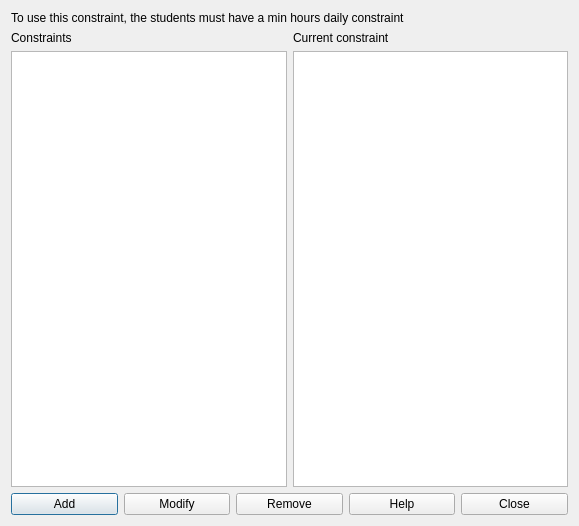
<?xml version="1.0" encoding="UTF-8"?>
<ui version="4.0">
 <class>ConstraintStudentsMinHoursPerMorningForm_template</class>
 <widget class="QDialog" name="ConstraintStudentsMinHoursPerMorningForm_template">
  <property name="geometry">
   <rect>
    <x>0</x>
    <y>0</y>
    <width>579</width>
    <height>526</height>
   </rect>
  </property>
  <property name="windowTitle">
   <string extracomment="This is the title of the dialog to see the list of all constraints of this type">Constraints students min hours per morning</string>
  </property>
  <layout class="QGridLayout" name="gridLayout">
   <item row="1" column="1">
    <layout class="QVBoxLayout" name="verticalLayout_2">
     <item>
      <widget class="QLabel" name="currentConstraintTextLabel">
       <property name="text">
        <string>Current constraint</string>
       </property>
       <property name="wordWrap">
        <bool>false</bool>
       </property>
      </widget>
     </item>
     <item>
      <widget class="QPlainTextEdit" name="currentConstraintTextEdit"/>
     </item>
    </layout>
   </item>
   <item row="2" column="0" colspan="2">
    <layout class="QHBoxLayout" name="horizontalLayout">
     <item>
      <widget class="QPushButton" name="addConstraintPushButton">
       <property name="text">
        <string>Add</string>
       </property>
      </widget>
     </item>
     <item>
      <widget class="QPushButton" name="modifyConstraintPushButton">
       <property name="text">
        <string>Modify</string>
       </property>
      </widget>
     </item>
     <item>
      <widget class="QPushButton" name="removeConstraintPushButton">
       <property name="text">
        <string>Remove</string>
       </property>
      </widget>
     </item>
     <item>
      <widget class="QPushButton" name="helpPushButton">
       <property name="text">
        <string>Help</string>
       </property>
      </widget>
     </item>
     <item>
      <widget class="QPushButton" name="closePushButton">
       <property name="text">
        <string>Close</string>
       </property>
      </widget>
     </item>
    </layout>
   </item>
   <item row="0" column="0" colspan="2">
    <widget class="QLabel" name="label2">
     <property name="sizePolicy">
      <sizepolicy hsizetype="Minimum" vsizetype="Minimum">
       <horstretch>0</horstretch>
       <verstretch>0</verstretch>
      </sizepolicy>
     </property>
     <property name="text">
      <string>To use this constraint, the students must have a min hours daily constraint</string>
     </property>
     <property name="wordWrap">
      <bool>true</bool>
     </property>
    </widget>
   </item>
   <item row="1" column="0">
    <layout class="QVBoxLayout" name="verticalLayout">
     <item>
      <widget class="QLabel" name="constraintsTextLabel">
       <property name="frameShape">
        <enum>QFrame::NoFrame</enum>
       </property>
       <property name="frameShadow">
        <enum>QFrame::Plain</enum>
       </property>
       <property name="text">
        <string>Constraints</string>
       </property>
       <property name="wordWrap">
        <bool>false</bool>
       </property>
      </widget>
     </item>
     <item>
      <widget class="QListWidget" name="constraintsListWidget"/>
     </item>
    </layout>
   </item>
  </layout>
 </widget>
 <layoutdefault spacing="6" margin="11"/>
 <resources/>
 <connections/>
</ui>
